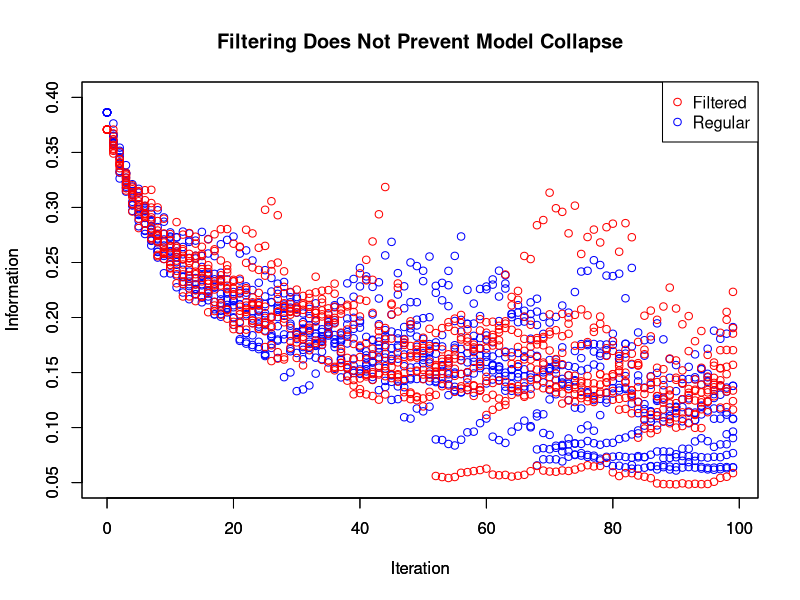

Write the R code that produced this figure.
png('images/collapse.png')
ylab = 'Information'
xlab = 'Iteration'
ylim = c(0.05, 0.4)
datacol = 2
dsym = 1
dcol = 'blue'
fsym = 1
fcol = 'red'
degrade <- read.table('results/degrade.txt')
filter <- read.table('results/filter.txt')
plot(degrade[,1],degrade[,datacol],ylim=ylim,ylab=ylab,xlab=xlab,pch=dsym,col=dcol)
par(new=TRUE)
plot(filter[,1],filter[,datacol],ylim=ylim,ylab=ylab,xlab=xlab,pch=fsym,col=fcol)
legend('topright', c('Filtered', 'Regular'), pch=c(fsym, dsym), col=c(fcol, dcol))
title('Filtering Does Not Prevent Model Collapse')
tmp <- dev.off()
